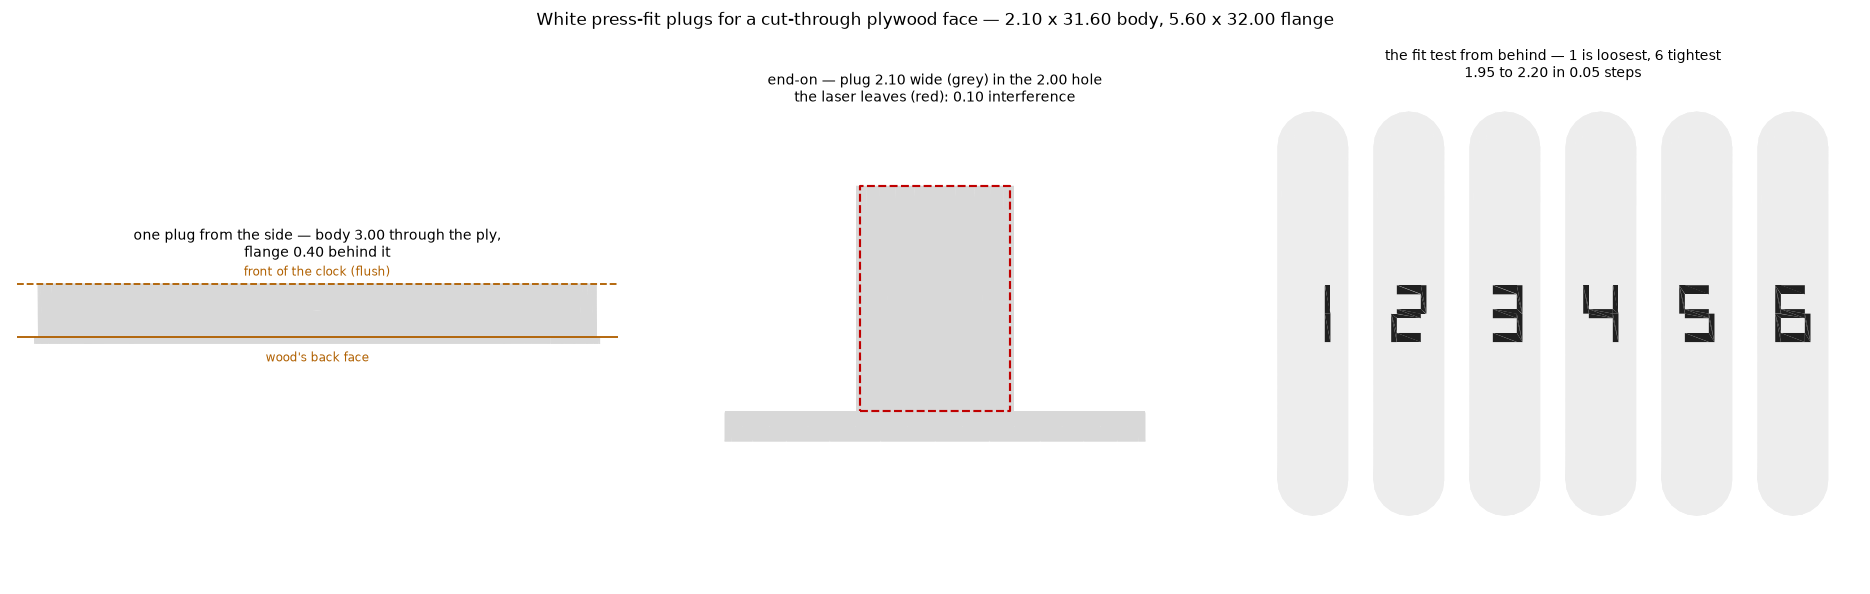

Here is the Python script that generated this plot:
#!/usr/bin/env python3
"""Look at the plugs. The coupon's numerals passed a check that counted
segments and were still unreadable; rendering is what found it."""
import numpy as np, trimesh, csg
import matplotlib
matplotlib.use('Agg')
import matplotlib.pyplot as plt
from matplotlib.collections import PolyCollection
from params import *


def load(n):
    t = trimesh.load(csg.part(n), process=False); t.merge_vertices()
    return t


def silhouette(ax, m, ax0, ax1, colour):
    tris = m.vertices[m.faces][:, :, [ax0, ax1]]
    ax.add_collection(PolyCollection(tris, facecolors=colour, edgecolors='none'))
    v = m.vertices
    ax.set_xlim(v[:, ax0].min() - 1, v[:, ax0].max() + 1)
    ax.set_ylim(v[:, ax1].min() - 1, v[:, ax1].max() + 1)


fig, axes = plt.subplots(1, 3, figsize=(17, 5.4))

# ---- one plug, from the side (length x height) ----------------------------
pl = load('mini-round-clock-face-60-plugs.stl').split(only_watertight=False)
p = pl[0].copy(); p.apply_translation(-p.bounds.mean(axis=0) * [1, 1, 0])
silhouette(axes[0], p, 1, 2, '#d8d8d8')
axes[0].axhline(0.0, color='#b06000', lw=1.2)
axes[0].axhline(PLUG_T, color='#b06000', lw=1.2, ls='--')
axes[0].text(0, PLUG_T + 0.45, 'front of the clock (flush)', ha='center',
             fontsize=8, color='#b06000')
axes[0].text(0, -PLUG_FLANGE_T - 1.0, "wood's back face", ha='center',
             fontsize=8, color='#b06000')
axes[0].set_title(f'one plug from the side — body {PLUG_T:.2f} through the ply,\n'
                  f'flange {PLUG_FLANGE_T:.2f} behind it', fontsize=9)

# ---- the same plug end-on (width x height), with the slot drawn round it --
silhouette(axes[1], p, 0, 2, '#d8d8d8')
hw = (PLY_TICK_W + PLUG_KERF) / 2.0
axes[1].add_collection(PolyCollection(
    [[(-hw, 0), (hw, 0), (hw, PLUG_T), (-hw, PLUG_T)]],
    facecolors='none', edgecolors='#c00000', linewidths=1.4, linestyles='--'))
axes[1].set_xlim(-4, 4); axes[1].set_ylim(-1.4, 4)
axes[1].set_title(f'end-on — plug {PLUG_W:.2f} wide (grey) in the {2*hw:.2f} hole\n'
                  f'the laser leaves (red): {PLUG_W-2*hw:.2f} interference',
                  fontsize=9)

# ---- the fit test, seen from BEHIND, which is where the numbers are -------
ft = load('mini-round-clock-face-60-plug-fit-test.stl')
# Pick the numeral's faces off the ORIGINAL mesh by height. slice_plane(cap=True)
# looked like the obvious way and is not: its cap spans the whole flange
# cross-section, so the projection came out as six solid stadiums with no
# numbers on them -- which is exactly what an unreadable digit would look like.
# The check said the marks were there and measured 0.80 to 2.84 mm3; the render
# was the thing that was wrong.
cut = ft.bounds[0][2] + PLUG_TEST_MARK_H
tri = ft.vertices[ft.faces]
is_mark = (tri[:, :, 2] < cut - 1e-6).all(axis=1)
axes[2].add_collection(PolyCollection(tri[~is_mark][:, :, :2],
                                      facecolors='#ededed', edgecolors='none'))
axes[2].add_collection(PolyCollection(tri[is_mark][:, :, :2],
                                      facecolors='#202020', edgecolors='none'))
v = ft.vertices
axes[2].set_xlim(v[:, 0].min() - 2, v[:, 0].max() + 2)
axes[2].set_ylim(v[:, 1].min() - 2, v[:, 1].max() + 2)
axes[2].set_title('the fit test from behind — 1 is loosest, 6 tightest\n'
                  f'{1.95:.2f} to {2.20:.2f} in 0.05 steps', fontsize=9)

for a in axes:
    a.set_aspect('equal'); a.axis('off')
fig.suptitle('White press-fit plugs for a cut-through plywood face — '
             f'{PLUG_W:.2f} x {PLUG_FLANGE_LEN - 2*PLUG_END_INSET:.2f} body, '
             f'{PLUG_FLANGE_W:.2f} x {PLUG_FLANGE_LEN:.2f} flange', fontsize=11)
fig.tight_layout()
fig.savefig('render_plugs.png', dpi=110)
print('wrote render_plugs.png')
